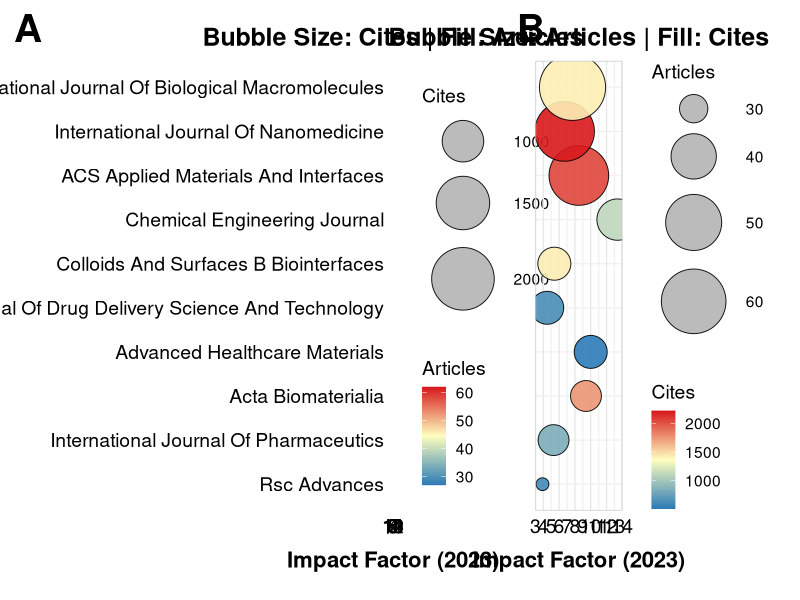
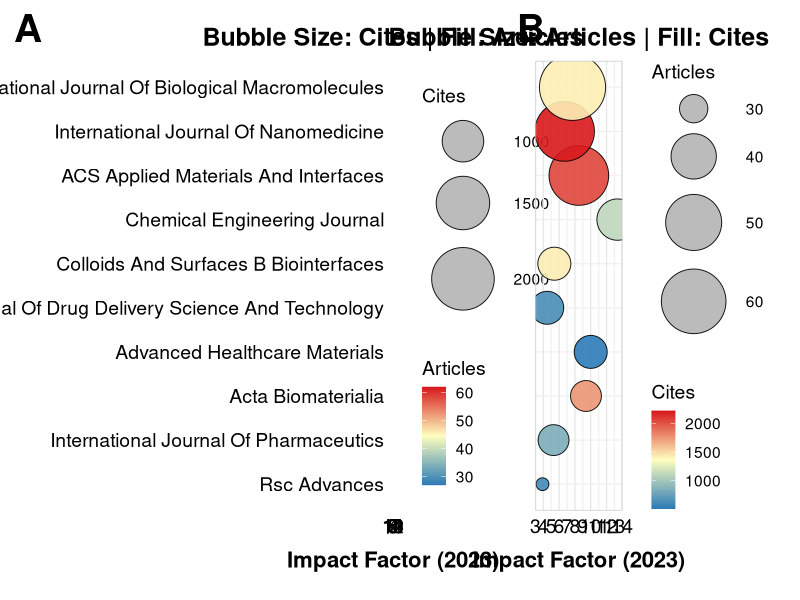

Recreate these plots in R, in order.
library(readr)
library(dplyr)
library(ggplot2)
library(RColorBrewer)
library(cowplot)

# --- Reading the file with semicolon delimiter
df <- read_delim("journal_metrics.csv", 
                 delim = ";",
                 locale = locale(decimal_mark = ".", grouping_mark = ""),
                 show_col_types = FALSE)

# --- Converting columns to numeric
df <- df %>%
  mutate(
    across(c(`IF(2023)`, Cites, Articles), as.character),
    `IF(2023)` = as.numeric(gsub(",", ".", `IF(2023)`)),
    Cites = as.numeric(gsub(",", ".", Cites)),
    Articles = as.numeric(gsub(",", ".", Articles))
  )

# --- Sorting: first by Articles (ascending), then by Cites (ascending) if ties
df <- df %>%
  arrange(Articles, Cites) %>%
  mutate(Journal = factor(Journal, levels = unique(Journal)))

# --- Displaying sorted data
print("Sorted data:")
print(df %>% select(Journal, Articles, Cites, `IF(2023)`))

# --- Plot A: Bubble Size = Cites, Fill = Articles
p1 <- ggplot(df, aes(x = `IF(2023)`, y = Journal)) +
  geom_vline(xintercept = seq(4, 14, by = 2), color = "gray90", linewidth = 0.3) +
  geom_point(aes(size = Cites, fill = Articles),
             shape = 21, color = "black", stroke = 0.5, alpha = 0.9) +
  scale_fill_gradientn(
    colours = colorRampPalette(c("#2c7bb6", "#ffffbf", "#d7191c"))(100),
    limits = c(min(df$Articles), max(df$Articles)),
    name = "Articles",
    guide = guide_colorbar(
      order = 2,  # lower position
      direction = "vertical",
      title.position = "top",
      barheight = unit(2.5, "cm")
    )
  ) +
  scale_radius(  # modification here
    range = c(2, 10),  # smaller values
    limits = c(min(df$Cites), max(df$Cites)),
    breaks = c(500, 1000, 1500, 2000),
    name = "Cites"
  ) +
  scale_size_continuous(
    range = c(4, 22),
    limits = c(min(df$Cites), max(df$Cites)),
    breaks = c(500, 1000, 1500, 2000),
    name = "Cites",
    guide = guide_legend(
      order = 1,  # upper position
      direction = "vertical",
      title.position = "top",
      override.aes = list(fill = "gray70")
    )
  ) +
  scale_x_continuous(
    limits = c(3, 14),
    breaks = seq(3, 14, by = 1),
    expand = c(0, 0)
  ) +
  theme_minimal(base_size = 14) +
  labs(
    title = "Bubble Size: Cites | Fill: Articles",
    x = "Impact Factor (2023)",
    y = NULL
  ) +
  theme(
    plot.title = element_text(face = "bold", size = 18, hjust = 0.5),
    axis.text.y = element_text(size = 14, color = "black"),
    axis.text.x = element_text(size = 14, color = "black"),
    axis.title.x = element_text(size = 16, face = "bold", margin = margin(t = 10)),
    panel.grid.major.x = element_line(color = "gray95", linewidth = 0.5),
    panel.grid.minor.x = element_blank(),
    panel.grid.major.y = element_line(color = "gray95", linewidth = 0.5),
    panel.grid.minor.y = element_blank(),
    panel.border = element_rect(fill = NA, color = "gray80", linewidth = 0.5),
    plot.margin = margin(20, 20, 20, 20),
    legend.position = "right",
    legend.box = "vertical",
    legend.spacing = unit(0.5, "cm")
  )

# --- Plot B: Bubble Size = Articles, Fill = Cites
p2 <- ggplot(df, aes(x = `IF(2023)`, y = Journal)) +
  geom_vline(xintercept = seq(4, 14, by = 2), color = "gray90", linewidth = 0.3) +
  geom_point(aes(size = Articles, fill = Cites),
             shape = 21, color = "black", stroke = 0.5, alpha = 0.9) +
  scale_fill_gradientn(
    colours = colorRampPalette(c("#2c7bb6", "#ffffbf", "#d7191c"))(100),
    limits = c(min(df$Cites), max(df$Cites)),
    name = "Cites",
    guide = guide_colorbar(
      order = 2,  # lower position
      direction = "vertical",
      title.position = "top",
      barheight = unit(2.5, "cm")
    )
  ) +
  scale_radius(  # modification here
    range = c(2, 10),
    limits = c(min(df$Articles), max(df$Articles)),
    breaks = seq(30, 60, by = 10),
    name = "Articles"
  ) +
  scale_size_continuous(
    range = c(4, 22),
    limits = c(min(df$Articles), max(df$Articles)),
    breaks = seq(30, 60, by = 10),
    name = "Articles",
    guide = guide_legend(
      order = 1,  # upper position
      direction = "vertical",
      title.position = "top",
      override.aes = list(fill = "gray70")
    )
  ) +
  scale_x_continuous(
    limits = c(3, 14),
    breaks = seq(3, 14, by = 1),
    expand = c(0, 0)
  ) +
  theme_minimal(base_size = 14) +
  labs(
    title = "Bubble Size: Articles | Fill: Cites",
    x = "Impact Factor (2023)",
    y = NULL
  ) +
  theme(
    plot.title = element_text(face = "bold", size = 18, hjust = 0.5),
    axis.text.y = element_blank(),  # remove y-axis labels in second plot
    axis.text.x = element_text(size = 14, color = "black"),
    axis.title.x = element_text(size = 16, face = "bold", margin = margin(t = 10)),
    panel.grid.major.x = element_line(color = "gray95", linewidth = 0.5),
    panel.grid.minor.x = element_blank(),
    panel.grid.major.y = element_line(color = "gray95", linewidth = 0.5),
    panel.grid.minor.y = element_blank(),
    panel.border = element_rect(fill = NA, color = "gray80", linewidth = 0.5),
    plot.margin = margin(20, 20, 20, 20),
    legend.position = "right",
    legend.box = "vertical",
    legend.spacing = unit(0.5, "cm")
  )

# --- Combining plots with spacing and large labels
final_plot <- plot_grid(p1, p2, 
                        labels = c("A", "B"),
                        label_size = 28,
                        label_fontface = "bold",
                        ncol = 2,
                        rel_widths = c(1.1, 0.65),  # spacing between plots
                        align = "h",
                        axis = "tb")

print(final_plot)

# --- Saving plot with high quality
ggsave("ISI_bubble_charts_final_v2.tiff",
       plot = final_plot,
       width = 20,
       height = 10,
       dpi = 600,
       device = "tiff",  # change device to tiff
       bg = "white",
       compression = "lzw")  # compression to reduce file size
